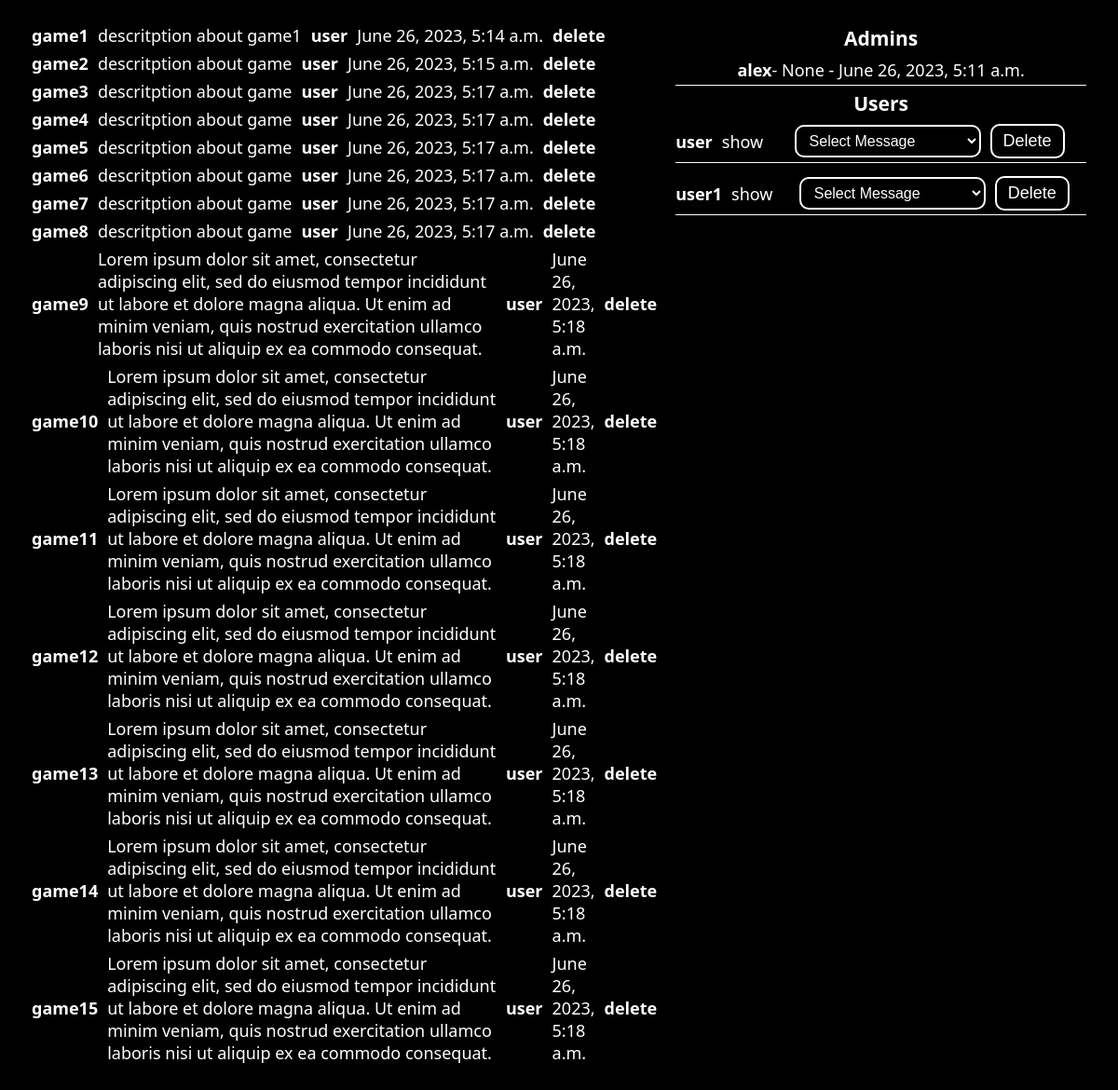
The page /panel/ (signed in) on the database its author committed.
### api/models.py (models this page shows, shortened)
class Game(models.Model):
   title = models.CharField(max_length=255)
   slug = models.CharField(max_length=255, unique=True)
   author = models.ForeignKey(User, on_delete=models.CASCADE)
   description = models.TextField(max_length=255, blank=True)
   is_deleted  = models.BooleanField(default=False)
   created = models.DateTimeField(auto_now_add=True)
   updated = models.DateTimeField(auto_now=True)

### panel/views/main.py (the view, shortened to what this page needs)
# urls.py: path('', main.main, name='main'),
@login_required(login_url='panel/sign-in')
def main(request):
   if request.user.is_superuser:
      users = User.objects.filter(is_superuser=False)
      admins = User.objects.filter(is_superuser=True)
      games = Game.objects.all()
      context = {
         'users': users,
         'admins': admins,
         'games': games
      }
      return render(request, 'panel/home.html', context)

### panel/templates/panel/home.html (shortened to what this page needs)
{% include 'main.html' %}
{% block content %}
<div class="home__panel">
   <div class="home__panel__left">
      {% for game in games %}
         <div class="game">
            <h4>{{game.title}}</h4>
            {{game.description}}
            <h4>{{game.author.username}}</h4>
            {{game.updated}}
            <h4>
               <a href="{% url 'panel:game_delete' game.id %}">delete</a>
            </h4>
         </div>
      {% endfor %}
   </div>
   <div class="home__panel__right">
      <h3>Admins</h3>
      {% for admin in admins %}
         <div class="admin">
            <h4>{{admin.username}}</h4> - {{admin.last_login}} - {{admin.date_joined}}
         </div>
      {% endfor %}
      <h3>Users</h3>
      {% for user in users %}
         <div class="admin game">
            <h4>{{user.username}}</h4>
            <a href="api/user/{{user.username}}">show</a>
            <form action="" name="isBlockedMessage" method="POST" class="block__form">
               <select name="block_message" id="">
                  <option disabled selected>Select Message</option>
               </select>
               <button>Delete</button>
            </form>
         </div>
      {% endfor %}
   </div>
</div>
{% endblock content %}

### templates/main.html (shortened to what this page needs)
<!DOCTYPE html>
{% load static %}
<html lang="en">
<head>
   <link rel="stylesheet" href="{% static 'css/main.css' %}">
</head>
<body>
</body>
</html>

### static/css/main.css (style rules this page uses)
* { box-sizing: border-box; padding: 0; margin: 0; text-decoration: none; outline: none; }
body { background-color: #000; color: white; font-family: 'Segoe UI', Tahoma, Geneva, Verdana, sans-serif; font-size: 18px; overflow-x: hidden; }
a { color: white; transition: all .3s linear; }
button { border: 2px solid white; transition: all .3s linear; font-size: 18px; background-color: transparent; padding: 6px 12px; color: white; border-radius: 10px; }
form { display: flex; justify-content: center; align-items: center; flex-direction: column; height: 90vh; width: 100%; row-gap: 10px; }
.home__panel { display: flex; justify-content: center; align-items: start; width: 100%; padding: 2vh 2vw; }
.home__panel__left { display: flex; justify-content: center; align-items: start; flex-direction: column; padding: 10px; width: 60%; }
.home__panel__right { display: flex; justify-content: center; align-items: center; flex-direction: column; padding: 10px; width: 40%; }
.admin { display: flex; justify-content: center; align-items: center; width: 100%; padding: 4px 0; margin: 4px 0; border-bottom: 1px solid #fff; }
.game { display: flex; justify-content: start; align-items: center; gap: 10px; margin-bottom: 6px; }
.block__form { height: auto; }
.block__form select { background-color: transparent; color: white; border: 2px solid white; border-radius: 10px; padding: 6px 10px; max-width: 200px; font-size: 16px; }
.block__form select option { background-color: #000; color: white; font-size: 16px; }
.game .block__form { display: flex; justify-content: center; align-items: center; flex-direction: row; gap: 10px }

### rows shown on the page
Game: title "game1", description "descritption about game1", author.username "user", updated "June 26, 2023, 5:14 a.m."
Game: title "game2", description "descritption about game", author.username "user", updated "June 26, 2023, 5:15 a.m."
Game: title "game3", description "descritption about game", author.username "user", updated "June 26, 2023, 5:17 a.m."
Game: title "game4", description "descritption about game", author.username "user", updated "June 26, 2023, 5:17 a.m."
Game: title "game5", description "descritption about game", author.username "user", updated "June 26, 2023, 5:17 a.m."
Game: title "game6", description "descritption about game", author.username "user", updated "June 26, 2023, 5:17 a.m."
Game: title "game7", description "descritption about game", author.username "user", updated "June 26, 2023, 5:17 a.m."
Game: title "game8", description "descritption about game", author.username "user", updated "June 26, 2023, 5:17 a.m."
Game: title "game9", description "Lorem ipsum dolor sit amet, consectetur adipiscing elit, sed do eiusmod tempor incididunt ut labore et dolore magna aliqua. Ut enim ad minim veniam, quis nostrud exercitation ullamco laboris nisi ut aliquip ex ea commodo consequat.", author.username "user", updated "June 26, 2023, 5:18 a.m."
Game: title "game10", description "Lorem ipsum dolor sit amet, consectetur adipiscing elit, sed do eiusmod tempor incididunt ut labore et dolore magna aliqua. Ut enim ad minim veniam, quis nostrud exercitation ullamco laboris nisi ut aliquip ex ea commodo consequat.", author.username "user", updated "June 26, 2023, 5:18 a.m."
Game: title "game11", description "Lorem ipsum dolor sit amet, consectetur adipiscing elit, sed do eiusmod tempor incididunt ut labore et dolore magna aliqua. Ut enim ad minim veniam, quis nostrud exercitation ullamco laboris nisi ut aliquip ex ea commodo consequat.", author.username "user", updated "June 26, 2023, 5:18 a.m."
Game: title "game12", description "Lorem ipsum dolor sit amet, consectetur adipiscing elit, sed do eiusmod tempor incididunt ut labore et dolore magna aliqua. Ut enim ad minim veniam, quis nostrud exercitation ullamco laboris nisi ut aliquip ex ea commodo consequat.", author.username "user", updated "June 26, 2023, 5:18 a.m."
Game: title "game13", description "Lorem ipsum dolor sit amet, consectetur adipiscing elit, sed do eiusmod tempor incididunt ut labore et dolore magna aliqua. Ut enim ad minim veniam, quis nostrud exercitation ullamco laboris nisi ut aliquip ex ea commodo consequat.", author.username "user", updated "June 26, 2023, 5:18 a.m."
Game: title "game14", description "Lorem ipsum dolor sit amet, consectetur adipiscing elit, sed do eiusmod tempor incididunt ut labore et dolore magna aliqua. Ut enim ad minim veniam, quis nostrud exercitation ullamco laboris nisi ut aliquip ex ea commodo consequat.", author.username "user", updated "June 26, 2023, 5:18 a.m."
Game: title "game15", description "Lorem ipsum dolor sit amet, consectetur adipiscing elit, sed do eiusmod tempor incididunt ut labore et dolore magna aliqua. Ut enim ad minim veniam, quis nostrud exercitation ullamco laboris nisi ut aliquip ex ea commodo consequat.", author.username "user", updated "June 26, 2023, 5:18 a.m."

### other values the page prints
{{ admin.username }} "alex"
{{ admin.last_login }} "None"
{{ admin.date_joined }} "June 26, 2023, 5:11 a.m."
{{ user.username }} "user"
{{ user.username }} "user1"
